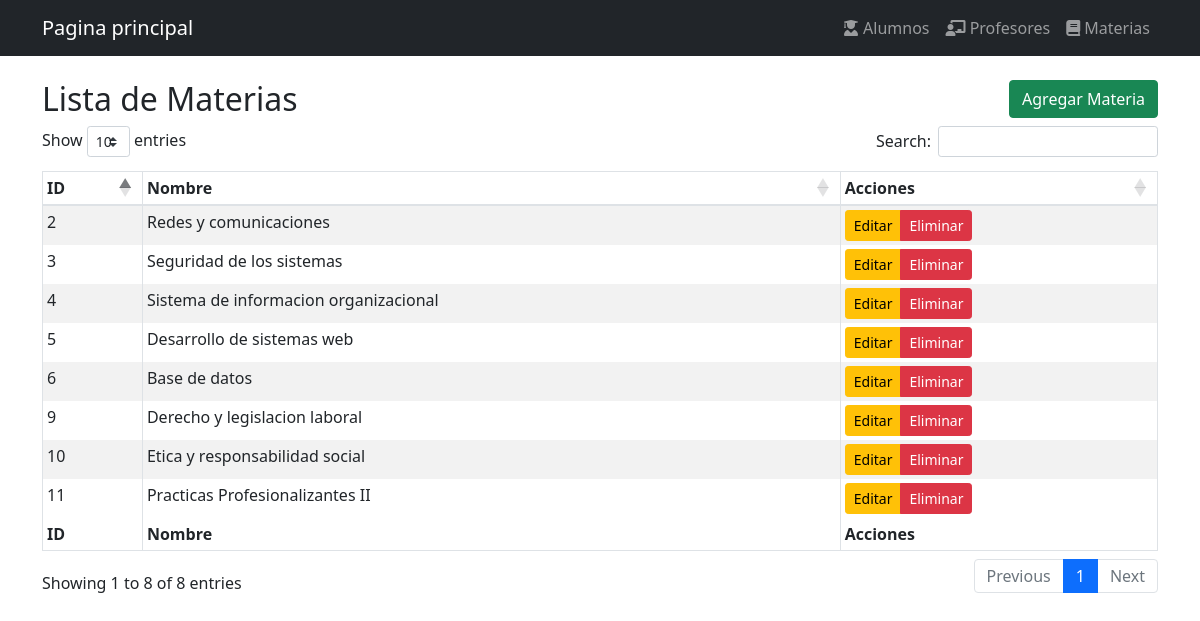
/Controllers/Materias/indexMaterias.php, run on the app's committed database.
### tables this page shows
CREATE TABLE `materias` (
  `id` int(11) NOT NULL,
  `nombre` varchar(255) NOT NULL
);

### Controllers/Materias/indexMaterias.php (called while the page is built)
<?php
require_once "../../Models/Materia.php";
$materiasDB = Materia::all();
require_once "../../Views/Materias/index.view.php";

### Models/Materia.php (called while the page is built, shortened)
<?php
require_once 'Conexion.php';
class Materia extends Conexion
{
    public static function all()
    {
        $conexion = new Conexion();
        $conexion->conectar();
        $result = mysqli_prepare($conexion->con, "SELECT * FROM materias ORDER BY nombre ASC");
        $result->execute();
        $valoresDb = $result->get_result();
        $materias = [];
        while ($materia = $valoresDb->fetch_object(Materia::class)) {
            $materias[] = $materia;
        }
        return $materias;
    }
}

### Models/Conexion.php (called while the page is built, shortened)
<?php
class Conexion
{
    private $host = "localhost";
    private $user = "root";
    private $password = "";
    private $database = "finalnico";
    public function conectar()
    {
        $this->con = mysqli_connect($this->host, $this->user, $this->password, $this->database);
    }
}

### Views/Materias/index.view.php (the view, shortened to what this page needs)
<!DOCTYPE html>
<html lang="en">
<head>
    <link rel="stylesheet" href="https://cdnjs.cloudflare.com/ajax/libs/twitter-bootstrap/4.5.2/css/bootstrap.css" />
    <link rel="stylesheet" href="https://cdn.datatables.net/1.11.3/css/dataTables.bootstrap4.min.css" />
    <link rel="stylesheet" href="https://cdnjs.cloudflare.com/ajax/libs/font-awesome/6.0.0/css/all.min.css">
    <link rel="stylesheet" href="//stackpath.bootstrapcdn.com/bootstrap/4.3.1/css/bootstrap.min.css">
    <link href="https://cdn.jsdelivr.net/npm/bootstrap@5.1.3/dist/css/bootstrap.min.css" rel="stylesheet">
</head>
<body>
    <nav class="navbar navbar-expand-lg navbar-dark bg-dark mb-4">
        <div class="container">
            <a class="navbar-brand" href="/MiFinalDesarrollo/Controllers/dashboard.php">Pagina principal</a>
            <div class="navbar-nav">
                <a class="nav-item nav-link" href="/MiFinalDesarrollo/Controllers/Alumnos/indexAlumnos.php">
                    <i class="fas fa-user-graduate"></i> Alumnos
                </a>
                <a class="nav-item nav-link" href="/MiFinalDesarrollo/Controllers/Profesores/indexProfesores.php">
                    <i class="fas fa-chalkboard-teacher"></i> Profesores
                </a>
                <a class="nav-item nav-link" href="/MiFinalDesarrollo/Controllers/Materias/indexMaterias.php">
                    <i class="fas fa-book"></i> Materias
                </a>
            </div>
        </div>
    </nav>
    <div class="bs-example">
        <div class="container">
            <div class="row">
                <div class="col-md-12">
                    <div class="page-header clearfix">
                        <a href="createMaterias.php" class="btn btn-success float-right">Agregar Materia</a>
                        <h2 class="pull-left">Lista de Materias</h2>
                    </div>
                    <table id="ListaMaterias" class="table table-sm table-striped table-bordered" style="width:100%">
                        <thead>
                            <tr>
                                <th>ID</th>
                                <th>Nombre</th>
                                <th>Acciones</th>
                            </tr>
                        </thead>
                        <tbody>
                            <?php
                            foreach ($materiasDB as $materia) { ?>
                                <tr>
                                    <td><?= $materia->id; ?></td>
                                    <td><?= $materia->nombre; ?></td>
                                    <td>
                                        <div class="btn-group">
                                            <a href="updateMaterias.php?id=<?= $materia->id; ?>" class="btn btn-warning btn-sm">Editar</a>
                                            <a href="deleteMaterias.php?id=<?= $materia->id; ?>" class="btn btn-danger btn-sm">Eliminar</a>
                                        </div>
                                    </td>
                                </tr>
                            <?php }
                            ?>
                        </tbody>
                        <tfoot>
                            <tr>
                                <th>ID</th>
                                <th>Nombre</th>
                                <th>Acciones</th>
                            </tr>
                        </tfoot>
                    </table>
                </div>
            </div>
        </div>
    </div>
</body>
</html>

### Views/Materias/index.view.php (style rules this page uses)
.bs-example { margin: 20px; }

### data on the page
materias: id "6", nombre "Base de datos"
materias: id "9", nombre "Derecho y legislacion laboral"
materias: id "5", nombre "Desarrollo de sistemas web"
materias: id "10", nombre "Etica y responsabilidad social"
materias: id "11", nombre "Practicas Profesionalizantes II"
materias: id "2", nombre "Redes y comunicaciones"
materias: id "3", nombre "Seguridad de los sistemas"
materias: id "4", nombre "Sistema de informacion organizacional"
